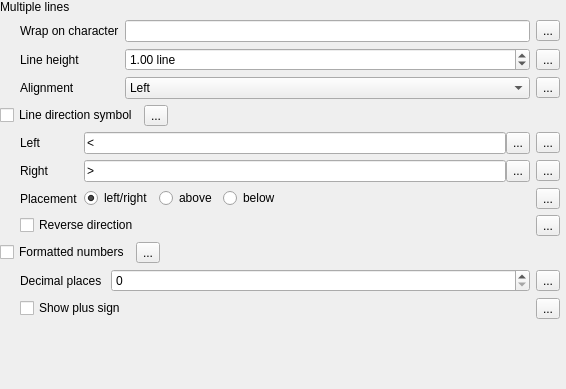
                    <widget class="QWidget" name="scrollAreaWidgetContents_6">
                     <property name="geometry">
                      <rect>
                       <x>0</x>
                       <y>0</y>
                       <width>566</width>
                       <height>389</height>
                      </rect>
                     </property>
                     <layout class="QVBoxLayout" name="verticalLayout_14">
                      <property name="leftMargin">
                       <number>0</number>
                      </property>
                      <property name="topMargin">
                       <number>0</number>
                      </property>
                      <property name="rightMargin">
                       <number>6</number>
                      </property>
                      <item>
                       <layout class="QGridLayout" name="gridLayout_35">
                        <property name="verticalSpacing">
                         <number>6</number>
                        </property>
                        <item row="0" column="0">
                         <widget class="QLabel" name="label_24">
                          <property name="text">
                           <string>Multiple lines</string>
                          </property>
                         </widget>
                        </item>
                        <item row="1" column="0">
                         <widget class="QFrame" name="mMultiLinesFrame">
                          <property name="frameShape">
                           <enum>QFrame::NoFrame</enum>
                          </property>
                          <property name="frameShadow">
                           <enum>QFrame::Raised</enum>
                          </property>
                          <layout class="QGridLayout" name="gridLayout_28">
                           <property name="leftMargin">
                            <number>20</number>
                           </property>
                           <property name="topMargin">
                            <number>0</number>
                           </property>
                           <property name="rightMargin">
                            <number>0</number>
                           </property>
                           <property name="bottomMargin">
                            <number>0</number>
                           </property>
                           <item row="0" column="2">
                            <widget class="QgsDataDefinedButton" name="mWrapCharDDBtn">
                             <property name="text">
                              <string>...</string>
                             </property>
                            </widget>
                           </item>
                           <item row="0" column="1">
                            <widget class="QLineEdit" name="wrapCharacterEdit">
                             <property name="minimumSize">
                              <size>
                               <width>0</width>
                               <height>0</height>
                              </size>
                             </property>
                            </widget>
                           </item>
                           <item row="1" column="2">
                            <widget class="QgsDataDefinedButton" name="mFontLineHeightDDBtn">
                             <property name="text">
                              <string>...</string>
                             </property>
                            </widget>
                           </item>
                           <item row="0" column="0">
                            <widget class="QLabel" name="label_2">
                             <property name="sizePolicy">
                              <sizepolicy hsizetype="Maximum" vsizetype="Preferred">
                               <horstretch>0</horstretch>
                               <verstretch>0</verstretch>
                              </sizepolicy>
                             </property>
                             <property name="text">
                              <string>Wrap on character</string>
                             </property>
                            </widget>
                           </item>
                           <item row="1" column="0">
                            <widget class="QLabel" name="mFontLineHeightLabel">
                             <property name="sizePolicy">
                              <sizepolicy hsizetype="Maximum" vsizetype="Preferred">
                               <horstretch>0</horstretch>
                               <verstretch>0</verstretch>
                              </sizepolicy>
                             </property>
                             <property name="text">
                              <string>Line height</string>
                             </property>
                            </widget>
                           </item>
                           <item row="1" column="1">
                            <widget class="QgsDoubleSpinBox" name="mFontLineHeightSpinBox">
                             <property name="enabled">
                              <bool>true</bool>
                             </property>
                             <property name="minimumSize">
                              <size>
                               <width>0</width>
                               <height>0</height>
                              </size>
                             </property>
                             <property name="toolTip">
                              <string>Line height spacing for multi-line text</string>
                             </property>
                             <property name="suffix">
                              <string> line</string>
                             </property>
                             <property name="minimum">
                              <double>0.000000000000000</double>
                             </property>
                             <property name="maximum">
                              <double>10.000000000000000</double>
                             </property>
                             <property name="singleStep">
                              <double>0.100000000000000</double>
                             </property>
                             <property name="value">
                              <double>1.000000000000000</double>
                             </property>
                            </widget>
                           </item>
                           <item row="2" column="0">
                            <widget class="QLabel" name="mFontMultiLineLabel">
                             <property name="sizePolicy">
                              <sizepolicy hsizetype="Maximum" vsizetype="Preferred">
                               <horstretch>0</horstretch>
                               <verstretch>0</verstretch>
                              </sizepolicy>
                             </property>
                             <property name="text">
                              <string>Alignment</string>
                             </property>
                            </widget>
                           </item>
                           <item row="2" column="1">
                            <widget class="QComboBox" name="mFontMultiLineAlignComboBox">
                             <property name="enabled">
                              <bool>true</bool>
                             </property>
                             <property name="toolTip">
                              <string>Paragraph style alignment of multi-line text</string>
                             </property>
                             <property name="layoutDirection">
                              <enum>Qt::LeftToRight</enum>
                             </property>
                             <item>
                              <property name="text">
                               <string>Left</string>
                              </property>
                             </item>
                             <item>
                              <property name="text">
                               <string>Center</string>
                              </property>
                             </item>
                             <item>
                              <property name="text">
                               <string>Right</string>
                              </property>
                             </item>
                            </widget>
                           </item>
                           <item row="2" column="2">
                            <widget class="QgsDataDefinedButton" name="mFontMultiLineAlignDDBtn">
                             <property name="text">
                              <string>...</string>
                             </property>
                            </widget>
                           </item>
                          </layout>
                         </widget>
                        </item>
                       </layout>
                      </item>
                      <item>
                       <widget class="QFrame" name="mDirectSymbolsFrame">
                        <layout class="QGridLayout" name="gridLayout_33">
                         <property name="margin">
                          <number>0</number>
                         </property>
                         <property name="verticalSpacing">
                          <number>6</number>
                         </property>
                         <item row="0" column="2">
                          <spacer name="horizontalSpacer_9">
                           <property name="orientation">
                            <enum>Qt::Horizontal</enum>
                           </property>
                           <property name="sizeHint" stdset="0">
                            <size>
                             <width>0</width>
                             <height>20</height>
                            </size>
                           </property>
                          </spacer>
                         </item>
                         <item row="0" column="1">
                          <widget class="QgsDataDefinedButton" name="mDirectSymbDDBtn">
                           <property name="text">
                            <string>...</string>
                           </property>
                          </widget>
                         </item>
                         <item row="0" column="0">
                          <widget class="QCheckBox" name="mDirectSymbChkBx">
                           <property name="sizePolicy">
                            <sizepolicy hsizetype="Maximum" vsizetype="Fixed">
                             <horstretch>0</horstretch>
                             <verstretch>0</verstretch>
                            </sizepolicy>
                           </property>
                           <property name="text">
                            <string>Line direction symbol</string>
                           </property>
                          </widget>
                         </item>
                         <item row="1" column="0" colspan="3">
                          <widget class="QFrame" name="mDirectSymbFrame">
                           <property name="frameShape">
                            <enum>QFrame::NoFrame</enum>
                           </property>
                           <property name="frameShadow">
                            <enum>QFrame::Raised</enum>
                           </property>
                           <layout class="QGridLayout" name="gridLayout_30">
                            <property name="leftMargin">
                             <number>20</number>
                            </property>
                            <property name="topMargin">
                             <number>0</number>
                            </property>
                            <property name="rightMargin">
                             <number>0</number>
                            </property>
                            <property name="bottomMargin">
                             <number>0</number>
                            </property>
                            <item row="1" column="1">
                             <widget class="QFrame" name="mDirectSymbRightFrame">
                              <layout class="QHBoxLayout" name="horizontalLayout_6">
                               <property name="spacing">
                                <number>0</number>
                               </property>
                               <property name="margin">
                                <number>0</number>
                               </property>
                               <item>
                                <widget class="QLineEdit" name="mDirectSymbRightLineEdit">
                                 <property name="sizePolicy">
                                  <sizepolicy hsizetype="Preferred" vsizetype="Fixed">
                                   <horstretch>0</horstretch>
                                   <verstretch>0</verstretch>
                                  </sizepolicy>
                                 </property>
                                 <property name="text">
                                  <string>&gt;</string>
                                 </property>
                                 <property name="alignment">
                                  <set>Qt::AlignLeading|Qt::AlignLeft|Qt::AlignVCenter</set>
                                 </property>
                                </widget>
                               </item>
                               <item>
                                <widget class="QToolButton" name="mDirectSymbRightToolBtn">
                                 <property name="maximumSize">
                                  <size>
                                   <width>16777215</width>
                                   <height>22</height>
                                  </size>
                                 </property>
                                 <property name="text">
                                  <string>...</string>
                                 </property>
                                </widget>
                               </item>
                              </layout>
                             </widget>
                            </item>
                            <item row="2" column="2">
                             <widget class="QgsDataDefinedButton" name="mDirectSymbPlacementDDBtn">
                              <property name="text">
                               <string>...</string>
                              </property>
                             </widget>
                            </item>
                            <item row="0" column="2">
                             <widget class="QgsDataDefinedButton" name="mDirectSymbLeftDDBtn">
                              <property name="text">
                               <string>...</string>
                              </property>
                             </widget>
                            </item>
                            <item row="0" column="0">
                             <widget class="QLabel" name="mDirectSymbLeftLabel">
                              <property name="sizePolicy">
                               <sizepolicy hsizetype="Maximum" vsizetype="Preferred">
                                <horstretch>0</horstretch>
                                <verstretch>0</verstretch>
                               </sizepolicy>
                              </property>
                              <property name="text">
                               <string>Left</string>
                              </property>
                             </widget>
                            </item>
                            <item row="1" column="0">
                             <widget class="QLabel" name="mDirectSymbRightLabel">
                              <property name="text">
                               <string>Right</string>
                              </property>
                             </widget>
                            </item>
                            <item row="2" column="0">
                             <widget class="QLabel" name="mDirectSymbPlacementLabel">
                              <property name="sizePolicy">
                               <sizepolicy hsizetype="Maximum" vsizetype="Preferred">
                                <horstretch>0</horstretch>
                                <verstretch>0</verstretch>
                               </sizepolicy>
                              </property>
                              <property name="text">
                               <string>Placement</string>
                              </property>
                             </widget>
                            </item>
                            <item row="3" column="0" colspan="2">
                             <widget class="QCheckBox" name="mDirectSymbRevChkBx">
                              <property name="text">
                               <string>Reverse direction</string>
                              </property>
                             </widget>
                            </item>
                            <item row="1" column="2">
                             <widget class="QgsDataDefinedButton" name="mDirectSymbRightDDBtn">
                              <property name="text">
                               <string>...</string>
                              </property>
                             </widget>
                            </item>
                            <item row="0" column="1">
                             <widget class="QFrame" name="mDirectSymbLeftFrame">
                              <layout class="QHBoxLayout" name="horizontalLayout_21">
                               <property name="spacing">
                                <number>0</number>
                               </property>
                               <property name="margin">
                                <number>0</number>
                               </property>
                               <item>
                                <widget class="QLineEdit" name="mDirectSymbLeftLineEdit">
                                 <property name="sizePolicy">
                                  <sizepolicy hsizetype="Preferred" vsizetype="Fixed">
                                   <horstretch>0</horstretch>
                                   <verstretch>0</verstretch>
                                  </sizepolicy>
                                 </property>
                                 <property name="text">
                                  <string>&lt;</string>
                                 </property>
                                 <property name="alignment">
                                  <set>Qt::AlignLeading|Qt::AlignLeft|Qt::AlignVCenter</set>
                                 </property>
                                </widget>
                               </item>
                               <item>
                                <widget class="QToolButton" name="mDirectSymbLeftToolBtn">
                                 <property name="maximumSize">
                                  <size>
                                   <width>16777215</width>
                                   <height>22</height>
                                  </size>
                                 </property>
                                 <property name="text">
                                  <string>...</string>
                                 </property>
                                </widget>
                               </item>
                              </layout>
                             </widget>
                            </item>
                            <item row="3" column="2">
                             <widget class="QgsDataDefinedButton" name="mDirectSymbRevDDBtn">
                              <property name="text">
                               <string>...</string>
                              </property>
                             </widget>
                            </item>
                            <item row="2" column="1">
                             <widget class="QFrame" name="mDirectSymbPlacementFrame">
                              <layout class="QHBoxLayout" name="horizontalLayout_17">
                               <property name="margin">
                                <number>0</number>
                               </property>
                               <item>
                                <widget class="QRadioButton" name="mDirectSymbRadioBtnLR">
                                 <property name="sizePolicy">
                                  <sizepolicy hsizetype="Maximum" vsizetype="Fixed">
                                   <horstretch>0</horstretch>
                                   <verstretch>0</verstretch>
                                  </sizepolicy>
                                 </property>
                                 <property name="text">
                                  <string>left/right</string>
                                 </property>
                                 <property name="checked">
                                  <bool>true</bool>
                                 </property>
                                </widget>
                               </item>
                               <item>
                                <widget class="QRadioButton" name="mDirectSymbRadioBtnAbove">
                                 <property name="sizePolicy">
                                  <sizepolicy hsizetype="Maximum" vsizetype="Fixed">
                                   <horstretch>0</horstretch>
                                   <verstretch>0</verstretch>
                                  </sizepolicy>
                                 </property>
                                 <property name="text">
                                  <string>above</string>
                                 </property>
                                </widget>
                               </item>
                               <item>
                                <widget class="QRadioButton" name="mDirectSymbRadioBtnBelow">
                                 <property name="text">
                                  <string>below</string>
                                 </property>
                                </widget>
                               </item>
                              </layout>
                             </widget>
                            </item>
                           </layout>
                          </widget>
                         </item>
                        </layout>
                       </widget>
                      </item>
                      <item>
                       <layout class="QGridLayout" name="gridLayout_34">
                        <property name="verticalSpacing">
                         <number>6</number>
                        </property>
                        <item row="0" column="2">
                         <spacer name="horizontalSpacer_8">
                          <property name="orientation">
                           <enum>Qt::Horizontal</enum>
                          </property>
                          <property name="sizeHint" stdset="0">
                           <size>
                            <width>0</width>
                            <height>20</height>
                           </size>
                          </property>
                         </spacer>
                        </item>
                        <item row="0" column="0">
                         <widget class="QCheckBox" name="mFormatNumChkBx">
                          <property name="sizePolicy">
                           <sizepolicy hsizetype="Maximum" vsizetype="Fixed">
                            <horstretch>0</horstretch>
                            <verstretch>0</verstretch>
                           </sizepolicy>
                          </property>
                          <property name="text">
                           <string>Formatted numbers</string>
                          </property>
                         </widget>
                        </item>
                        <item row="0" column="1">
                         <widget class="QgsDataDefinedButton" name="mFormatNumDDBtn">
                          <property name="text">
                           <string>...</string>
                          </property>
                         </widget>
                        </item>
                        <item row="1" column="0" colspan="3">
                         <widget class="QFrame" name="mFormatNumFrame">
                          <property name="frameShape">
                           <enum>QFrame::NoFrame</enum>
                          </property>
                          <property name="frameShadow">
                           <enum>QFrame::Raised</enum>
                          </property>
                          <layout class="QGridLayout" name="gridLayout_31">
                           <property name="leftMargin">
                            <number>20</number>
                           </property>
                           <property name="topMargin">
                            <number>0</number>
                           </property>
                           <property name="rightMargin">
                            <number>0</number>
                           </property>
                           <property name="bottomMargin">
                            <number>0</number>
                           </property>
                           <item row="0" column="0">
                            <widget class="QLabel" name="mFormatNumDecimalsLabel">
                             <property name="text">
                              <string>Decimal places </string>
                             </property>
                            </widget>
                           </item>
                           <item row="0" column="1">
                            <widget class="QgsSpinBox" name="mFormatNumDecimalsSpnBx">
                             <property name="sizePolicy">
                              <sizepolicy hsizetype="MinimumExpanding" vsizetype="Fixed">
                               <horstretch>0</horstretch>
                               <verstretch>0</verstretch>
                              </sizepolicy>
                             </property>
                             <property name="maximum">
                              <number>20</number>
                             </property>
                            </widget>
                           </item>
                           <item row="0" column="2">
                            <widget class="QgsDataDefinedButton" name="mFormatNumDecimalsDDBtn">
                             <property name="text">
                              <string>...</string>
                             </property>
                            </widget>
                           </item>
                           <item row="1" column="0" colspan="2">
                            <widget class="QCheckBox" name="mFormatNumPlusSignChkBx">
                             <property name="layoutDirection">
                              <enum>Qt::LeftToRight</enum>
                             </property>
                             <property name="text">
                              <string>Show plus sign</string>
                             </property>
                            </widget>
                           </item>
                           <item row="1" column="2">
                            <widget class="QgsDataDefinedButton" name="mFormatNumPlusSignDDBtn">
                             <property name="text">
                              <string>...</string>
                             </property>
                            </widget>
                           </item>
                          </layout>
                         </widget>
                        </item>
                       </layout>
                      </item>
                      <item>
                       <spacer name="verticalSpacer_6">
                        <property name="orientation">
                         <enum>Qt::Vertical</enum>
                        </property>
                        <property name="sizeHint" stdset="0">
                         <size>
                          <width>20</width>
                          <height>0</height>
                         </size>
                        </property>
                       </spacer>
                      </item>
                     </layout>
                    </widget>
